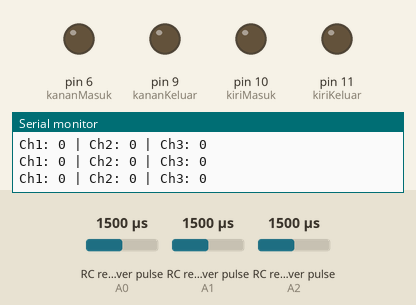
This sketch was run on a simulated Arduino Uno, built with avr-gcc and run on an emulated ATmega328P. Parts: output pins drawn as LEDs (lit = HIGH), the last lines printed to the serial monitor. Wiring (inferred from the names in the program): 3 × RC receiver channel: data A0 / data A1 / data A2. The test bench sets the inputs (shaded band); at power-on: RC receiver pulse (sensors on A2, A0, A1) 1500 µs.

Above: at 1.2 s.
1.3 s: RC receiver pulse (sensor on A2) set to 1472 µs
4.3 s: RC receiver pulse (sensor on A2) set to 1446 µs
At 5.5 s:
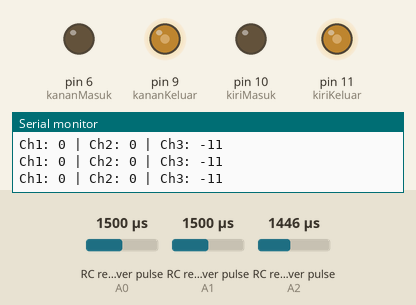
5.8 s: RC receiver pulse (sensor on A0) set to 1020 µs
At 6.9 s:
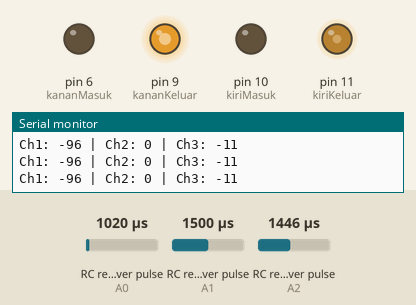
7.3 s: RC receiver pulse (sensor on A0) set to 1750 µs
At 8.0 s:
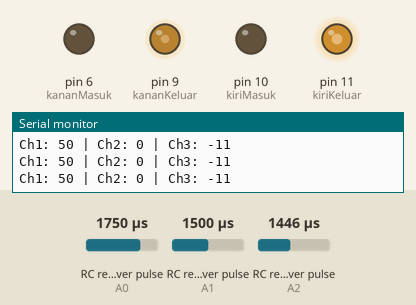
8.8 s: RC receiver pulse (sensor on A0) set to 1250 µs
At 9.1 s:
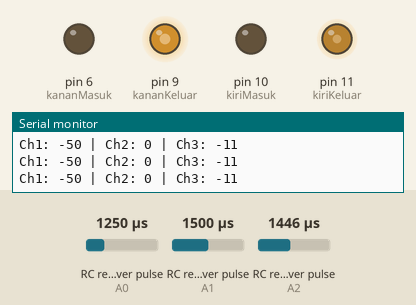
10.3 s: RC receiver pulse (sensor on A2) set to 1750 µs
At 11.5 s:
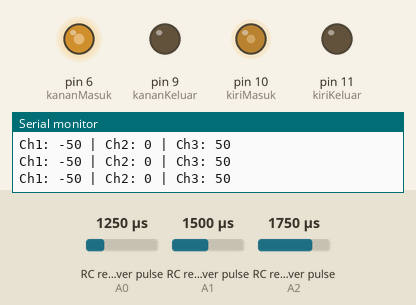
Timing chart, 0 to 12.8 s (numbered marks = the images above; inputs shaded):
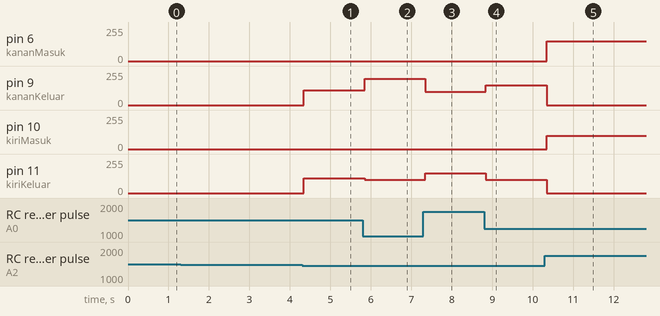

Measured:
- the behaviour switches between 1459 and 1458 µs on RC receiver pulse (sensor on A2) (found by bisection; images 0 and 1)
- after the input at 4.3 s, pin 9 (kananKeluar), pin 11 (kiriKeluar): 0/255 → 111/255 after 0.05 s
- after the input at 5.8 s, pin 9 (kananKeluar): 111/255 → 196/255 after 0.05 s; pin 11 (kiriKeluar): 111/255 → 100/255 after 0.05 s
- after the input at 7.3 s, pin 9 (kananKeluar): 196/255 → 100/255 after 0.05 s; pin 11 (kiriKeluar): 100/255 → 150/255 after 0.05 s
- after the input at 8.8 s, pin 9 (kananKeluar): 100/255 → 150/255 after 0.05 s; pin 11 (kiriKeluar): 150/255 → 100/255 after 0.05 s
- after the input at 10.3 s, pin 6 (kananMasuk): 0/255 → 150/255 after 0.05 s; pin 9 (kananKeluar): 150/255 → 0/255 after 0.05 s; pin 10 (kiriMasuk): 0/255 → 100/255 after 0.05 s; pin 11 (kiriKeluar): 100/255 → 0/255 after 0.05 s

The sketch:

mobilremotFlysky.ino
```cpp
// Define Input Connections
#define CH1 A0
#define CH2 A1
#define CH3 A2
// #define CH4 9
// #define CH5 10
// #define CH6 11

// Integers to represent values from sticks and pots
int ch1Value;
int ch2Value;
int ch3Value;
// int ch4Value;
// int ch5Value;

// pin untuk kendali mobil
int kananMasuk = 6;
int kananKeluar = 9;
int kiriMasuk = 10;
int kiriKeluar = 11;
int kondisiBelok;
int kondisiMaju;

// Boolean to represent switch value
bool ch6Value;

// Read the number of a specified channel and convert to the range provided.
// If the channel is off, return the default value
int readChannel(int channelInput, int minLimit, int maxLimit, int defaultValue){
  int ch = pulseIn(channelInput, HIGH, 30000);
  if (ch < 100) return defaultValue;
  return map(ch, 1000, 2000, minLimit, maxLimit);
}

// Read the switch channel and return a boolean value
bool readSwitch(byte channelInput, bool defaultValue){
  int intDefaultValue = (defaultValue)? 100: 0;
  int ch = readChannel(channelInput, 0, 100, intDefaultValue);
  return (ch > 50);
}

void setup(){
  // Set up serial monitor
  Serial.begin(9600);

  // Set all pins as inputs
  pinMode(CH1, INPUT);
  pinMode(CH2, INPUT);
  pinMode(CH3, INPUT);
  // pinMode(CH4, INPUT);
  // pinMode(CH5, INPUT);
  // pinMode(CH6, INPUT);
  pinMode(kananMasuk, OUTPUT);
  pinMode(kananKeluar, OUTPUT);
  pinMode(kiriMasuk, OUTPUT);
  pinMode(kiriKeluar, OUTPUT);
}


void loop() {


  // kondisi awal mobil
  // analogWrite(kananMasuk, 100);
  // analogWrite(kananKeluar, 0);
  // analogWrite(kiriMasuk, 100);
  // analogWrite(kiriKeluar, 0);


  // Get values for each channel
  ch1Value = readChannel(CH1, -100, 100, 0);
  ch2Value = readChannel(CH2, -100, 100, 0);
  ch3Value = readChannel(CH3, -100, 100, -100);
  // ch4Value = readChannel(CH4, -100, 100, 0);
  // ch5Value = readChannel(CH5, -100, 100, 0);
  // ch6Value = readSwitch(CH6, false);


  // Print to Serial Monitor
  Serial.print("Ch1: ");
  Serial.print(ch1Value);
  Serial.print(" | Ch2: ");
  Serial.print(ch2Value);
  Serial.print(" | Ch3: ");
  Serial.println(ch3Value);
  // Serial.print(" | Ch4: ");
  // Serial.print(ch4Value);
  // Serial.print(" | Ch5: ");
  // Serial.print(ch5Value);
  // Serial.print(" | Ch6: ");
  // Serial.println(ch6Value);


  // MOBIL BELOK ATAU LURUS ATAU BERHENTI
  if (ch1Value > 8 || ch1Value < -8){
    kondisiBelok = 1;
  } else {
    kondisiBelok = 0;
  }
  if (ch3Value > 8 || ch3Value < -8){
    kondisiMaju = 1;
  } else {
    kondisiMaju = 0;
  }


  // MOBIL MAJU ATAU MUNDUR ATAU BERHENTI
  if (kondisiBelok == 0 && kondisiMaju == 1) {
    if (ch3Value <= 0){
      int kecepatanMobil = (ch3Value*-1) + 100;
      analogWrite(kananMasuk, 0);
      analogWrite(kananKeluar, kecepatanMobil);
      analogWrite(kiriMasuk, 0);
      analogWrite(kiriKeluar, kecepatanMobil);
    }
    if (ch3Value > 0){
      int kecepatanMobil = ch3Value + 100;
      analogWrite(kananMasuk, kecepatanMobil);
      analogWrite(kananKeluar, 0);
      analogWrite(kiriMasuk, kecepatanMobil);
      analogWrite(kiriKeluar, 0);
    }
  }
  if (kondisiMaju == 0){
    analogWrite(kananMasuk, 0);
    analogWrite(kananKeluar, 0);
    analogWrite(kiriMasuk, 0);
    analogWrite(kiriKeluar, 0);
  }


  // mobil sedang belok
  if (kondisiBelok == 1 && kondisiMaju == 1) {
    // lagi mundur
    if(ch3Value <= 0){
      if (ch1Value <= 0){
        int tajamBelokan = (ch1Value*-1) + 100;
        analogWrite(kananMasuk, 0);
        analogWrite(kananKeluar, tajamBelokan);
        analogWrite(kiriMasuk, 0);
        analogWrite(kiriKeluar, 100);
      }
      if (ch1Value > 0) {
        int tajamBelokan = ch1Value + 100;
        analogWrite(kananMasuk, 0);
        analogWrite(kananKeluar, 100);
        analogWrite(kiriMasuk, 0);
        analogWrite(kiriKeluar, tajamBelokan);
      }
    }
    // lagi maju
    if(ch3Value > 0){
      if (ch1Value <= 0){
        int tajamBelokan = (ch1Value*-1) + 100;
        analogWrite(kananMasuk, tajamBelokan);
        analogWrite(kananKeluar, 0);
        analogWrite(kiriMasuk, 100);
        analogWrite(kiriKeluar, 0);
      }
      if (ch1Value > 0) {
        int tajamBelokan = ch1Value + 100;
        analogWrite(kananMasuk, 100);
        analogWrite(kananKeluar, 0);
        analogWrite(kiriMasuk, tajamBelokan);
        analogWrite(kiriKeluar, 0);
      }
    }
  }
  delay(50);
}
```
